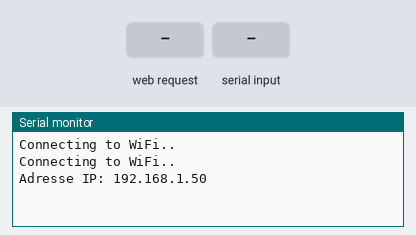
The sketch below on a simulated ESP32. On the bench: the last lines printed to the serial monitor. The inputs (shaded band) are chosen by the test bench. WiFi joins after 1.5 s; servers stay silent unless stated; storage starts empty.

Above: at 3.2 s.
3.3 s: HTTP request GET /oui received
At 5.2 s:
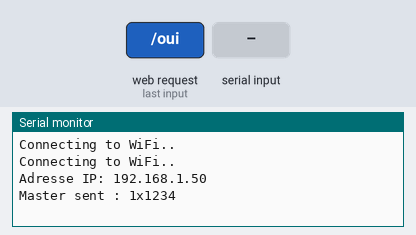
5.5 s: "STATE" received over the second serial link
At 7.2 s:
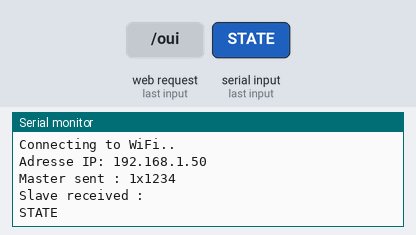
7.5 s: "CODE" received over the second serial link
At 9.2 s:
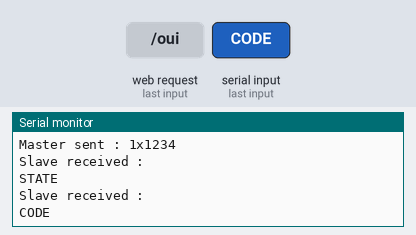
9.6 s: "90,45\n" received over the second serial link
At 10.6 s:
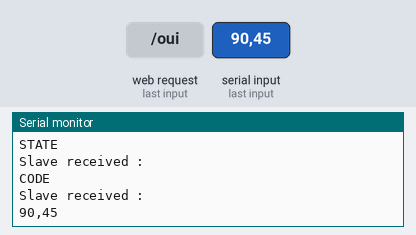
11.6 s: "1\n" received over the second serial link
At 12.9 s:
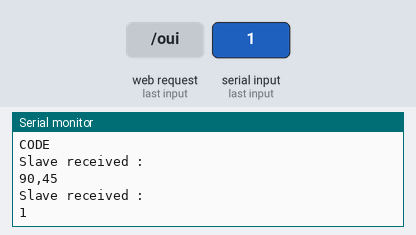
13.7 s: HTTP request GET /non received
At 15.6 s:
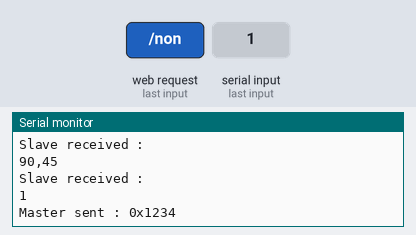

The sketch:

FINAL_ESP.ino
```cpp
#include <SoftwareSerial.h>
#include "SPIFFS.h"
#include "WiFi.h"
#include "ESPAsyncWebServer.h"
#include "HardwareSerial.h"


SoftwareSerial ArduinoSlave(16,17);

// Replace with your network credentials
const char* ssid = "WIFI-LOZA";
const char* password = "";

// variable pour la reinitialisation du code
String code = String(1234);

// variables
String etat;
String answer;
String msg;
int code_int=1234;
int boite=0;
int intVal1=0,oldIntVal1=0;
int intVal2=0,oldIntVal2=1234;


// Create AsyncWebServer object on port 80
AsyncWebServer server(80);

String processor(const String& var){
  if(var == "STATE"){
    if(boite == 1){
      etat = "OUVERT";}

    else{
      etat = "FERME";}

    return etat;}

  if(var == "CODE"){
    return code;
  }
  return String();
}


void setup(){
  Serial.begin(9600);
  ArduinoSlave.begin(9600);

  SPIFFS.begin();

  // Initialize SPIFFS
  if(!SPIFFS.begin(true)){
    Serial.println("An Error has occurred while mounting SPIFFS");
    return;
  }

  // Connect to Wi-Fi
  WiFi.begin(ssid, password);
  while (WiFi.status() != WL_CONNECTED) {
    delay(1000);
    Serial.println("Connecting to WiFi..");
  }


  // Print ESP32 Local IP Address
  Serial.print("Adresse IP: ");
  Serial.println(WiFi.localIP());


  // Route for root / web page
  server.on("/", HTTP_GET, [](AsyncWebServerRequest *request){
    request->send(SPIFFS, "/index.html", String(), false, processor);
  });

  // Route to load style.css file
  server.on("/style.css", HTTP_GET, [](AsyncWebServerRequest *request){
    request->send(SPIFFS, "/style.css", "text/css");
  });

  // Route to set the opening of the box
  server.on("/oui", HTTP_GET, [](AsyncWebServerRequest *request){
    boite = 1;

    request->send(SPIFFS, "/index.html", String(), false, processor);
  });

  // Route to set the closing of the box
  server.on("/non", HTTP_GET, [](AsyncWebServerRequest *request){
    boite = 0;
    request->send(SPIFFS, "/index.html", String(), false, processor);
  });

  server.on("/code", HTTP_GET, [](AsyncWebServerRequest *request){
    String Code;
    Code = request->getParam("password")->value();
    char carray1[6]; //magic needed to convert string to a number
    Code.toCharArray(carray1, sizeof(carray1));
    code_int = atoi(carray1);
    code = Code;

    request->send(SPIFFS, "/index.html", String(), false, processor);
});

  // Start server
  server.begin();

}

void loop(){

  intVal1 = boite;
  intVal2 = code_int;

  //Send data to slave
  if(oldIntVal1!=intVal1 || oldIntVal2!=intVal2 ){
    Serial.print("Master sent : ");
    Serial.print(intVal1);
    Serial.print("x");
    Serial.println(intVal2);

    ArduinoSlave.print(intVal1);
    ArduinoSlave.print("x");
    ArduinoSlave.print(intVal2);
    oldIntVal1=intVal1;
    oldIntVal2=intVal2;
  }
  delay(1000);
  //Read answer from slave
  readSlavePort();

  //Send answer to monitor
  if(answer!=""){
    Serial.println("Slave received : ");
    Serial.println(answer);
    answer="";
  }

}

void readSerialPort(){
 while (Serial.available()) {
   delay(10);
   if (Serial.available() >0) {
     char c = Serial.read();  //gets one byte from serial buffer
     msg += c; //makes the string readString
   }
 }
 Serial.flush();
}

void readSlavePort(){
  while (ArduinoSlave.available()) {
   delay(10);
   if (ArduinoSlave.available() >0) {
     char c = ArduinoSlave.read();  //gets one byte from serial buffer
     answer += c; //makes the string readString
   }
 }
}
```

Measured:
- after the input at 3.3 s, the serial monitor: prints a new line after 0.74 s (image 1)
- after the input at 5.5 s, the serial monitor: prints a new line after 0.59 s (image 2)
- after the input at 7.5 s, the serial monitor: prints a new line after 0.64 s (image 3)
- after the input at 9.6 s, the serial monitor: prints a new line after 0.60 s (image 4)
- after the input at 11.6 s, the serial monitor: prints a new line after 0.62 s (image 5)
- after the input at 13.7 s, the serial monitor: prints a new line after 0.52 s (image 6)
